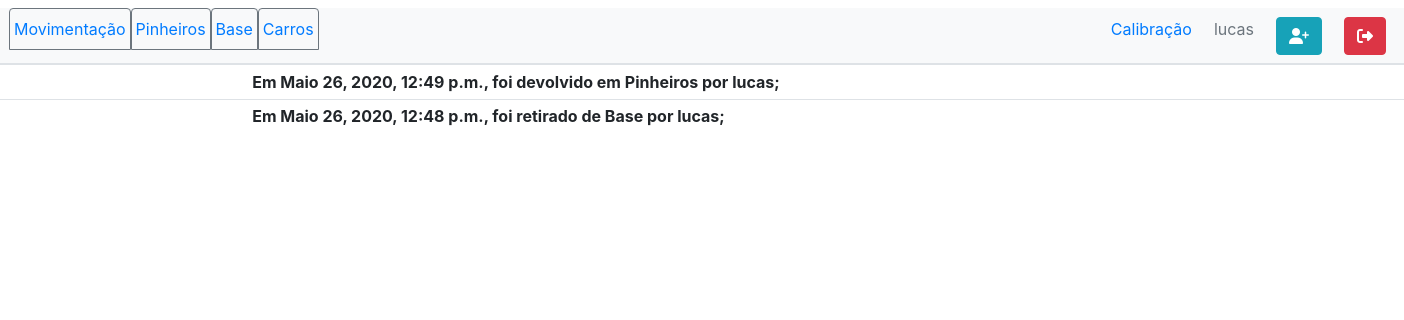
Screenshot of /logcar/FGV-3011 (signed in) with the database file from the repository.
### CdC/models/place.py (models this page shows)
class Place(models.Model):
    name = models.CharField(max_length=30, blank=False, null=False)
    viewName=models.CharField(max_length=30, blank=False, null=False)
    def __str__(self):
        return self.name

### CdC/models/logs.py (models this page shows)
class Carlog(models.Model):
    licensePlate = models.CharField(max_length=15, null=True)
    origin = models.ForeignKey(Place, on_delete=models.CASCADE, related_name="Origem", null=True)
    destiny = models.ForeignKey(Place, on_delete=models.CASCADE, related_name="Destino", null=True)
    date = models.DateTimeField(auto_now_add=True)
    responsible = models.ForeignKey(User, on_delete=models.CASCADE)

### CdC/views/log.py (the view)
# urls.py: path('logcar/<slug:license>', LogCarView.as_view()),
class LogCarView(PermissionRequiredMixin, View):
	template_name = "login.html"
	permission_required = 'CdC.can_move'
	def get(self, request, license, *args, **kwargs):
		logs = (Carlog.objects.all().filter(licensePlate=license.lower())).order_by("-date")
		print(logs)
		page = request.GET.get('page',1)
		paginator = Paginator(logs, 40)
		try:
			logs_pag = paginator.page(page)
		except PageNotAnInteger:
			logs_pag = paginator.page(1)
		except EmptyPage:
			logs_pag = paginator.page(paginator.num_pages)
		context = {
			"logs":logs_pag,
			"places":Place.objects.all()
			}
		print(context["logs"].__dict__)
		return render(request, 'logcar.html', context)

### CdC/templates/logcar.html (shortened to what this page needs)
{% extends 'base.html' %}
{% block content %}
	<table class="table table-sm">
  <tbody>
  	{% for log in logs %}
  	{% if log.destiny == None %}
    <tr>
      <th class="text-justify" scope="row"><div class="col offset-2">Em {{ log.date }}, foi retirado de {{ log.origin }} por {{ log.responsible }};</div>
      </th>
    </tr>
    {% else %}
    <tr>
      <th class="text-justify" scope="row"><div class="col offset-2">Em {{ log.date }}, foi devolvido em {{ log.destiny }} por {{ log.responsible }};</div></th>
    </tr>
    {% endif %}
    {% endfor %}
  </tbody>
</table>
{% endblock %}

### CdC/templates/base.html (shortened to what this page needs)
{% load static %}
<!doctype html>
<html lang="pt-br">
<head>
    <link rel="stylesheet" href="https://stackpath.bootstrapcdn.com/bootstrap/4.4.1/css/bootstrap.min.css"
>
    <link rel="stylesheet" href="{% static 'css/base.css' %}">
</head>
<body>
    <div class="row">
            <ul class="pl-4 d-flex nav nav-tabs mt-2 bg-light justify-content-between w-100">
                <div class="d-flex ">
                    <li class="nav-item">
                        <a class="pl-1 pr-1 nav-link border-secondary {% if where == 'move' %} active bg-info text-white font-italic{% endif %}"
                            href="{% url 'move' %}">Movimentação</a>
                    </li>
                    {% for place in places %}
                    <li class="nav-item">
                        <a class="pl-1 pr-1 nav-link border-secondary {% if where == place.name %} active bg-info text-white font-italic{% endif %}" href="/equipment/{{ place.name }}">{{ place.name }}</a>
                    </li>
                    {% endfor %}
                    <li class="nav-item">
                        <a class=" pl-1 pr-1 nav-link border-secondary {% if where == 'cars' %} active bg-info text-white font-italic{% endif %}" href="/CARS">Carros</a>
                    </li>
                </div>
                <div class="d-flex pr-3">
                    {% if perms.CdC.can_receive %}
                    <li class="nav-item">
                        <a class="nav-link pl-1 pr-1{% if where == 'Calibration' %} active bg-info text-white font-italic{% endif %}"
                            href="/Calibration">Calibração</a>
                    </li>
                    {% endif %}
                    <li class="nav-item">
                        <a class="nav-link disabled" href="#" tabindex="-1" aria-disabled="true">{{ user.username }}</a>
                    </li>
                    {% if perms.CdC.can_see_log %}
                    <li class="nav-item">
                        <a class="nav-link pl-1 pr-1 {% if where == 'add_user' %} active bg-info text-white font-italic{% endif %}" href="/user/adduser/"><button
                                class="btn btn-info"><i class="fas fa-user-plus"></i></button></a>
                    </li>
                    {% endif %}
                    <li class="nav-item">
                        <a class="nav-link" href="{% url 'logout' %}"><button class="btn btn-danger"><i
                                    class="fas fa-sign-out-alt"></i></button></a>
                    </li>
                </div>
            </ul>
    </div>
    {% block content %}{% endblock content %}
</body>
</html>

### rows the page displays
Place: name "Pinheiros"
Place: name "Base"
Carlog: date "Maio 26, 2020, 12:49 p.m.", destiny "Pinheiros", responsible "lucas"
Carlog: date "Maio 26, 2020, 12:48 p.m.", origin "Base", responsible "lucas"

### other values shown
{{ user.username }} "lucas"
